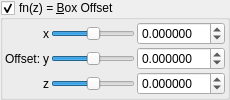
      <widget class="MyGroupBox" name="groupCheck_transf_function_enabledz_false">
       <property name="toolTip">
        <string/>
       </property>
       <property name="title">
        <string>fn(z) = &amp;Box Offset</string>
       </property>
       <property name="checkable">
        <bool>true</bool>
       </property>
       <layout class="QVBoxLayout" name="verticalLayout_49">
        <property name="spacing">
         <number>2</number>
        </property>
        <property name="leftMargin">
         <number>2</number>
        </property>
        <property name="topMargin">
         <number>2</number>
        </property>
        <property name="rightMargin">
         <number>2</number>
        </property>
        <property name="bottomMargin">
         <number>2</number>
        </property>
        <item>
         <layout class="QGridLayout" name="gridLayout_23">
          <property name="spacing">
           <number>2</number>
          </property>
          <item row="0" column="2">
           <widget class="QSlider" name="slider3_transf_addition_constant_x">
            <property name="sizePolicy">
             <sizepolicy hsizetype="Expanding" vsizetype="Maximum">
              <horstretch>0</horstretch>
              <verstretch>0</verstretch>
             </sizepolicy>
            </property>
            <property name="minimum">
             <number>-10000000</number>
            </property>
            <property name="maximum">
             <number>10000000</number>
            </property>
            <property name="value">
             <number>0</number>
            </property>
            <property name="sliderPosition">
             <number>0</number>
            </property>
            <property name="orientation">
             <enum>Qt::Horizontal</enum>
            </property>
           </widget>
          </item>
          <item row="0" column="3">
           <widget class="MyDoubleSpinBox" name="spinbox3_transf_addition_constant_x">
            <property name="sizePolicy">
             <sizepolicy hsizetype="Minimum" vsizetype="Maximum">
              <horstretch>0</horstretch>
              <verstretch>0</verstretch>
             </sizepolicy>
            </property>
            <property name="prefix">
             <string/>
            </property>
            <property name="suffix">
             <string/>
            </property>
            <property name="decimals">
             <number>6</number>
            </property>
            <property name="minimum">
             <double>-99.989999999999995</double>
            </property>
            <property name="maximum">
             <double>99.989999999999995</double>
            </property>
            <property name="singleStep">
             <double>0.100000000000000</double>
            </property>
           </widget>
          </item>
          <item row="2" column="3">
           <widget class="MyDoubleSpinBox" name="spinbox3_transf_addition_constant_z">
            <property name="sizePolicy">
             <sizepolicy hsizetype="Minimum" vsizetype="Maximum">
              <horstretch>0</horstretch>
              <verstretch>0</verstretch>
             </sizepolicy>
            </property>
            <property name="prefix">
             <string/>
            </property>
            <property name="suffix">
             <string/>
            </property>
            <property name="decimals">
             <number>6</number>
            </property>
            <property name="minimum">
             <double>-99.989999999999995</double>
            </property>
            <property name="maximum">
             <double>99.989999999999995</double>
            </property>
            <property name="singleStep">
             <double>0.100000000000000</double>
            </property>
           </widget>
          </item>
          <item row="1" column="0">
           <widget class="QLabel" name="label_126">
            <property name="text">
             <string>Offset:</string>
            </property>
           </widget>
          </item>
          <item row="2" column="2">
           <widget class="QSlider" name="slider3_transf_addition_constant_z">
            <property name="sizePolicy">
             <sizepolicy hsizetype="Expanding" vsizetype="Maximum">
              <horstretch>0</horstretch>
              <verstretch>0</verstretch>
             </sizepolicy>
            </property>
            <property name="minimum">
             <number>-10000000</number>
            </property>
            <property name="maximum">
             <number>10000000</number>
            </property>
            <property name="value">
             <number>0</number>
            </property>
            <property name="sliderPosition">
             <number>0</number>
            </property>
            <property name="orientation">
             <enum>Qt::Horizontal</enum>
            </property>
           </widget>
          </item>
          <item row="0" column="1">
           <widget class="QLabel" name="label_124">
            <property name="text">
             <string notr="true">x</string>
            </property>
           </widget>
          </item>
          <item row="2" column="1">
           <widget class="QLabel" name="label_125">
            <property name="text">
             <string notr="true">z</string>
            </property>
           </widget>
          </item>
          <item row="1" column="1">
           <widget class="QLabel" name="label_123">
            <property name="text">
             <string notr="true">y</string>
            </property>
           </widget>
          </item>
          <item row="1" column="3">
           <widget class="MyDoubleSpinBox" name="spinbox3_transf_addition_constant_y">
            <property name="sizePolicy">
             <sizepolicy hsizetype="Minimum" vsizetype="Maximum">
              <horstretch>0</horstretch>
              <verstretch>0</verstretch>
             </sizepolicy>
            </property>
            <property name="prefix">
             <string/>
            </property>
            <property name="suffix">
             <string/>
            </property>
            <property name="decimals">
             <number>6</number>
            </property>
            <property name="minimum">
             <double>-99.989999999999995</double>
            </property>
            <property name="maximum">
             <double>99.989999999999995</double>
            </property>
            <property name="singleStep">
             <double>0.100000000000000</double>
            </property>
           </widget>
          </item>
          <item row="1" column="2">
           <widget class="QSlider" name="slider3_transf_addition_constant_y">
            <property name="sizePolicy">
             <sizepolicy hsizetype="Expanding" vsizetype="Maximum">
              <horstretch>0</horstretch>
              <verstretch>0</verstretch>
             </sizepolicy>
            </property>
            <property name="minimum">
             <number>-10000000</number>
            </property>
            <property name="maximum">
             <number>10000000</number>
            </property>
            <property name="value">
             <number>0</number>
            </property>
            <property name="sliderPosition">
             <number>0</number>
            </property>
            <property name="orientation">
             <enum>Qt::Horizontal</enum>
            </property>
           </widget>
          </item>
         </layout>
        </item>
       </layout>
      </widget>
